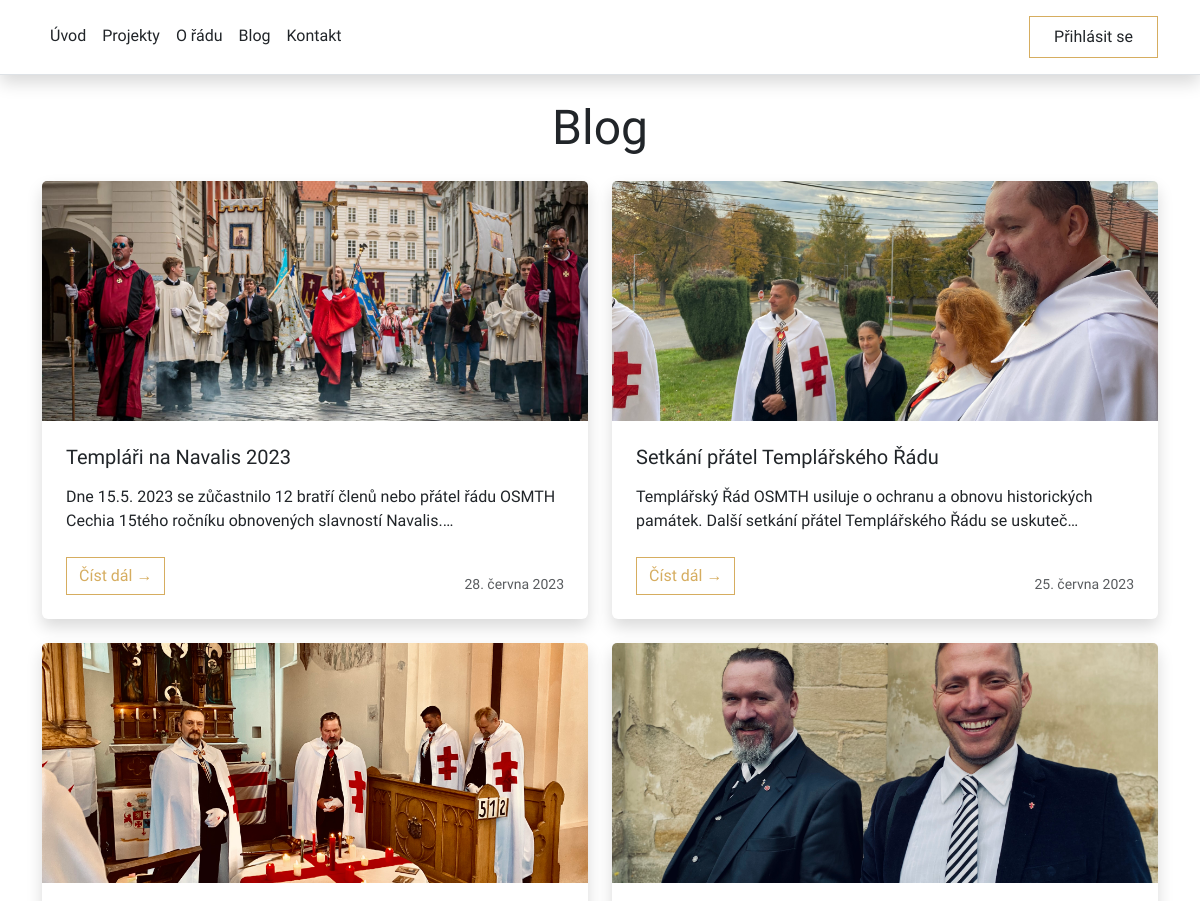
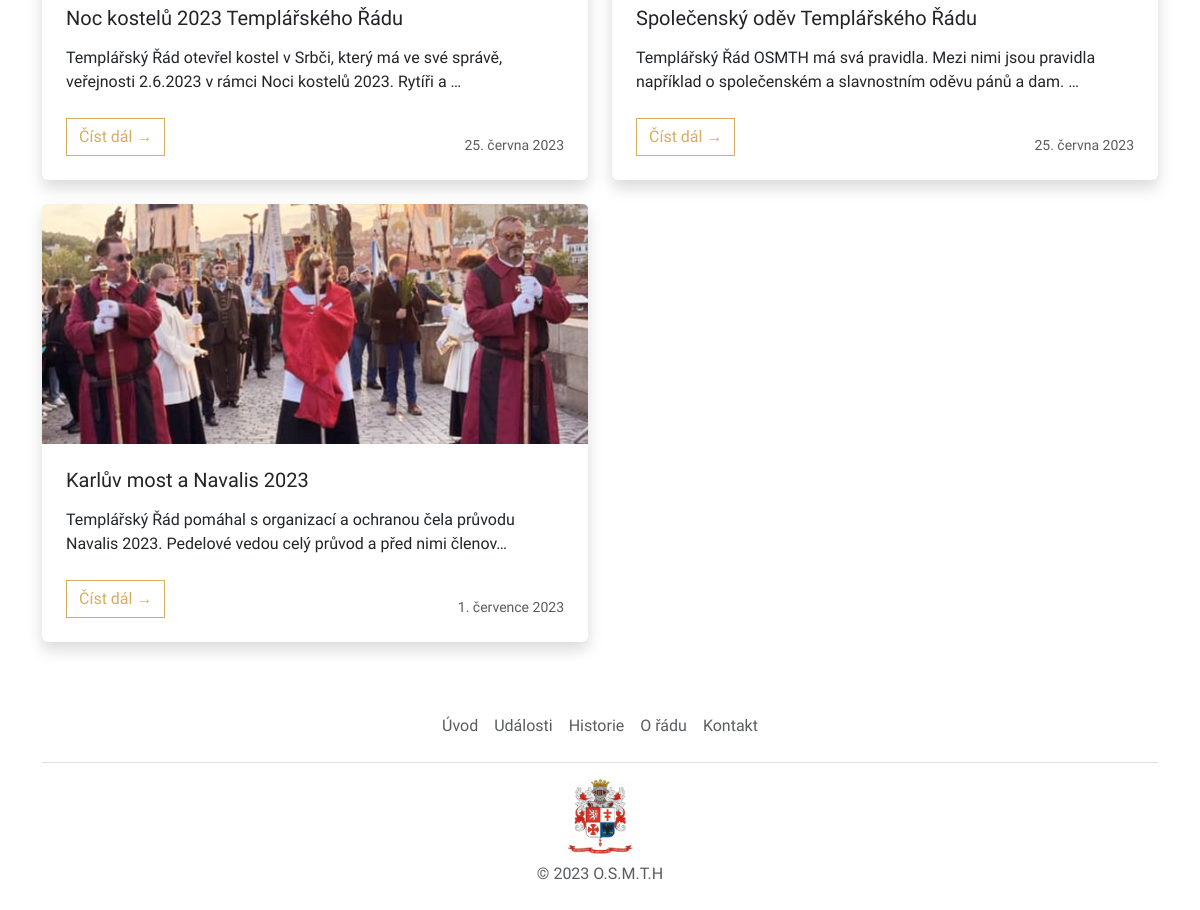
Page /blog on the committed database (2 pictures, top to bottom).
### web/models.py (models this page shows, shortened)
class Article(models.Model):
    options = (
        ("draft","Draft"),
        ("published","Published"),
    )
    title = models.CharField(max_length=255, verbose_name="Article title")
    pub_date = models.DateField( editable=True, verbose_name="Published date")
    updated = models.DateTimeField(auto_now=True)
    slug = AutoSlugField(populate_from = "title", unique_with="pub_date__month", editable=True)
    author = models.ForeignKey(User, on_delete=models.CASCADE)
    status = models.CharField(max_length=10, choices=options, default="draft")
    image = ResizedImageField(force_format='WEBP',quality=75,null=True, blank=True, upload_to="images/")
    content = models.TextField()
    video = models.TextField(blank=True,null=True, default="")

### web/views.py (the view)
# urls.py: path('blog', views.blog_page, name="blog"),
def blog_page(request):
    article = Article.objects.filter(status="published")
    context = {"articles":article}
    return render(request, "blog.html",context)

### templates/blog.html
{% extends 'base.html' %}
{% load static %}
{% block content %}
<section class="bg-white py-10">
    <div class="container ">
        <div class="my-4 "><h2 class="callout display-5 text-center">Blog</h2></div>
           <div class="row mt-3">
            {% for a in articles %}
                <div class="col-lg-6 mb-4">
                    <div class="card h-100 shadow border-0">
                    {% if a.image %}
                    <img class="card-img-top blg-img" src={{a.image.url}} alt="..">
                    {% else %}
                    <img class="card-img-top blg-img" src="../media/images/default.jpg" alt="..">
                    {%endif %}
                    <div class="card-body p-4">
                        <a class="text-decoration-none link-dark stretched-link" href="{% url 'web:blog_detail' a.slug %}"><div class="h5 card-title mb-3">{{ a.title }}</div></a>
                        <p class="card-text mb-0">{{a.content |truncatechars:120 }}</p>
                    </div>
                    <div class="card-footer p-4 pt-0 bg-transparent border-top-0">
                        <div class="d-flex align-items-end justify-content-between">
                            <a class="btn custom-button-article btn-danger text-right" href="{% url 'web:blog_detail' a.slug %}">Číst dál →</a>
                            <div class="d-flex align-items-center">
                                <div class="small">
                                    <div class="text-muted">{{a.pub_date}}</div>
                                </div>
                            </div>
                    </div>
                </div>
            </div>
        </div>
{% endfor %}
</section>
{% endblock content %}

### static/css/custom_style.css (style rules this page uses)
body { font-family: 'Maven Pro', sans-serif; }
.callout { font-family: 'Marcellus', serif; }
.custom-button-article { background-color: #a70a0a00; border-radius:0px ; border-color: #D6AD60; color: #D6AD60; text-align: center; text-decoration: none; display: inline-block; font-size: 16px; font-family: 'Marcellus', serif; }
.card { border: none; }
.blg-img { max-width: auto; max-height: 15rem; object-fit: cover; }

### rows in the picture
Article: image (picture), title "Templáři na Navalis 2023", content "Dne 15.5. 2023 se zůčastnilo 12 bratří členů nebo přátel řádu OSMTH Cechia 15tého ročníku obnovených slavností Navalis.…", pub_date "28. června 2023"
Article: image (picture), title "Setkání přátel Templářského Řádu", content "Templářský Řád OSMTH usiluje o ochranu a obnovu historických památek. Další setkání přátel Templářského Řádu se uskuteč…", pub_date "25. června 2023"
Article: image (picture), title "Noc kostelů 2023 Templářského Řádu", content "Templářský Řád otevřel kostel v Srbči, který má ve své správě, veřejnosti 2.6.2023 v rámci Noci kostelů 2023. Rytíři a …", pub_date "25. června 2023"
Article: image (picture), title "Společenský oděv Templářského Řádu", content "Templářský Řád OSMTH má svá pravidla. Mezi nimi jsou pravidla například o společenském a slavnostním oděvu pánů a dam. …", pub_date "25. června 2023"
Article: image (picture), title "Karlův most a Navalis 2023", content "Templářský Řád pomáhal s organizací a ochranou čela průvodu Navalis 2023. Pedelové vedou celý průvod a před nimi členov…", pub_date "1. července 2023"
